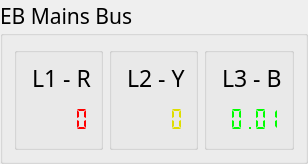
         <widget class="QGroupBox" name="groupBox_10">
          <property name="font">
           <font>
            <family>Titillium Web</family>
            <pointsize>16</pointsize>
           </font>
          </property>
          <property name="title">
           <string>EB Mains Bus</string>
          </property>
          <layout class="QHBoxLayout" name="horizontalLayout_11">
           <item>
            <widget class="QGroupBox" name="groupBox_13">
             <property name="maximumSize">
              <size>
               <width>99999</width>
               <height>160</height>
              </size>
             </property>
             <property name="styleSheet">
              <string notr="true"/>
             </property>
             <property name="title">
              <string/>
             </property>
             <layout class="QGridLayout" name="gridLayout_27">
              <item row="2" column="0" colspan="2">
               <widget class="QLCDNumber" name="VOLTR_2">
                <property name="minimumSize">
                 <size>
                  <width>0</width>
                  <height>38</height>
                 </size>
                </property>
                <property name="styleSheet">
                 <string notr="true">color: rgb(255, 0, 0);</string>
                </property>
                <property name="frameShape">
                 <enum>QFrame::Shape::NoFrame</enum>
                </property>
                <property name="smallDecimalPoint">
                 <bool>false</bool>
                </property>
                <property name="segmentStyle">
                 <enum>QLCDNumber::SegmentStyle::Flat</enum>
                </property>
                <property name="value" stdset="0">
                 <double>0.000000000000000</double>
                </property>
               </widget>
              </item>
              <item row="0" column="1">
               <widget class="QLabel" name="label_34">
                <property name="font">
                 <font>
                  <family>Titillium Web</family>
                  <pointsize>17</pointsize>
                 </font>
                </property>
                <property name="text">
                 <string>L1 - R</string>
                </property>
               </widget>
              </item>
              <item row="0" column="0">
               <widget class="KLed" name="rpkled_2">
                <property name="maximumSize">
                 <size>
                  <width>20</width>
                  <height>20</height>
                 </size>
                </property>
                <property name="state">
                 <enum>KLed::State::Off</enum>
                </property>
                <property name="color">
                 <color>
                  <red>255</red>
                  <green>0</green>
                  <blue>0</blue>
                 </color>
                </property>
                <property name="darkFactor">
                 <number>342</number>
                </property>
               </widget>
              </item>
             </layout>
            </widget>
           </item>
           <item>
            <widget class="QGroupBox" name="groupBox_14">
             <property name="maximumSize">
              <size>
               <width>99999</width>
               <height>160</height>
              </size>
             </property>
             <property name="title">
              <string/>
             </property>
             <layout class="QGridLayout" name="gridLayout_28">
              <item row="0" column="0">
               <widget class="KLed" name="ypkled_3">
                <property name="maximumSize">
                 <size>
                  <width>20</width>
                  <height>20</height>
                 </size>
                </property>
                <property name="state">
                 <enum>KLed::State::Off</enum>
                </property>
                <property name="color">
                 <color>
                  <red>255</red>
                  <green>255</green>
                  <blue>0</blue>
                 </color>
                </property>
                <property name="darkFactor">
                 <number>345</number>
                </property>
               </widget>
              </item>
              <item row="0" column="1">
               <widget class="QLabel" name="label_35">
                <property name="font">
                 <font>
                  <family>Titillium Web</family>
                  <pointsize>17</pointsize>
                 </font>
                </property>
                <property name="text">
                 <string>L2 - Y</string>
                </property>
               </widget>
              </item>
              <item row="1" column="0" colspan="2">
               <widget class="QLCDNumber" name="VOLTY_2">
                <property name="styleSheet">
                 <string notr="true">color: rgb(222, 222, 0);</string>
                </property>
                <property name="frameShape">
                 <enum>QFrame::Shape::NoFrame</enum>
                </property>
                <property name="smallDecimalPoint">
                 <bool>false</bool>
                </property>
                <property name="segmentStyle">
                 <enum>QLCDNumber::SegmentStyle::Flat</enum>
                </property>
                <property name="value" stdset="0">
                 <double>0.000000000000000</double>
                </property>
               </widget>
              </item>
             </layout>
            </widget>
           </item>
           <item>
            <widget class="QGroupBox" name="groupBox_15">
             <property name="maximumSize">
              <size>
               <width>99999</width>
               <height>160</height>
              </size>
             </property>
             <property name="title">
              <string/>
             </property>
             <layout class="QGridLayout" name="gridLayout_29">
              <item row="0" column="0">
               <widget class="KLed" name="blkled_4">
                <property name="maximumSize">
                 <size>
                  <width>20</width>
                  <height>20</height>
                 </size>
                </property>
                <property name="state">
                 <enum>KLed::State::Off</enum>
                </property>
                <property name="darkFactor">
                 <number>341</number>
                </property>
               </widget>
              </item>
              <item row="0" column="1">
               <widget class="QLabel" name="label_36">
                <property name="font">
                 <font>
                  <family>Titillium Web</family>
                  <pointsize>17</pointsize>
                 </font>
                </property>
                <property name="text">
                 <string>L3 - B</string>
                </property>
               </widget>
              </item>
              <item row="2" column="0" colspan="2">
               <widget class="QLCDNumber" name="VOLTG_2">
                <property name="styleSheet">
                 <string notr="true">color: rgb(0, 255, 0);</string>
                </property>
                <property name="frameShape">
                 <enum>QFrame::Shape::NoFrame</enum>
                </property>
                <property name="smallDecimalPoint">
                 <bool>false</bool>
                </property>
                <property name="segmentStyle">
                 <enum>QLCDNumber::SegmentStyle::Flat</enum>
                </property>
                <property name="value" stdset="0">
                 <double>0.010000000000000</double>
                </property>
               </widget>
              </item>
             </layout>
            </widget>
           </item>
          </layout>
         </widget>
